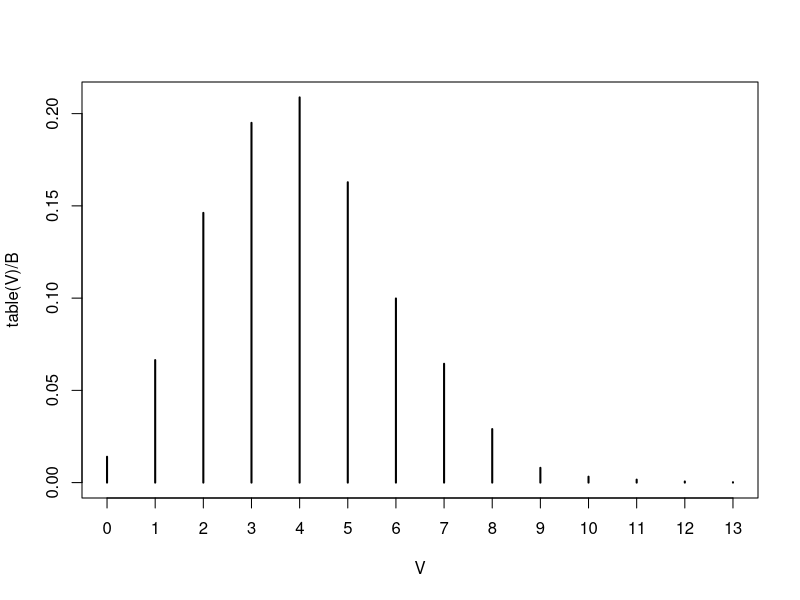
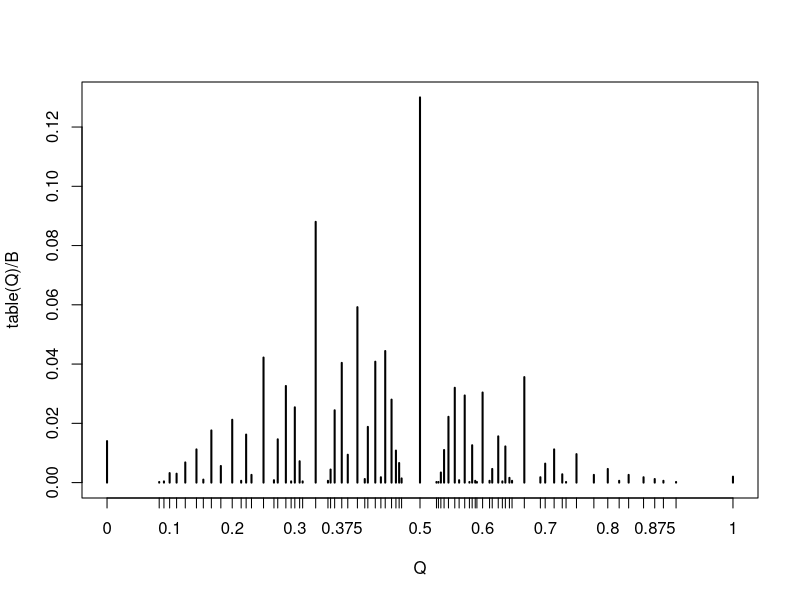
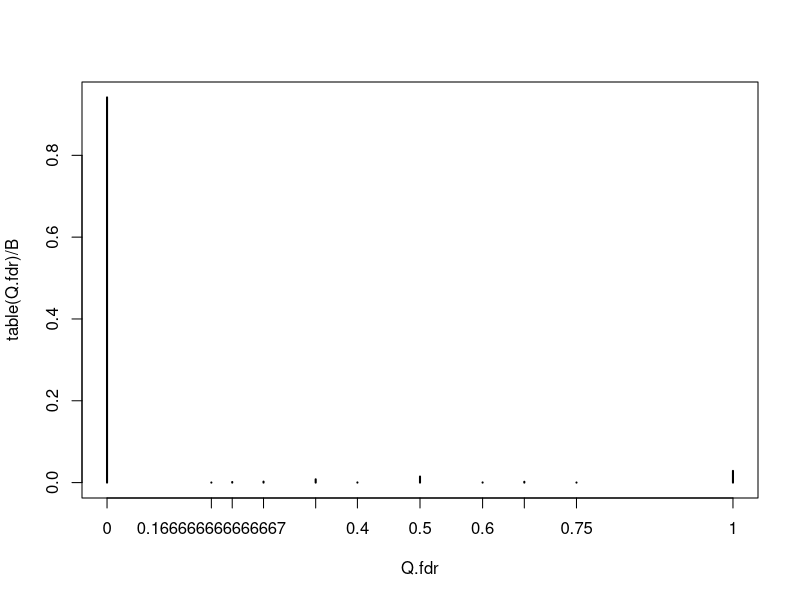

Generate these figures, in order, with R:
## ---- chunk 1
sim <- function(m, m0, c, rho, alpha=0.05) {
y <- rnorm(m)
if (rho > 0) y <- chol %*% y
y[(m0+1):m] <- y[(m0+1):m] + c
p <- pnorm(y, lower.tail=FALSE)
R <- sum(p <= alpha)
V <- sum( p[1:m0] <= alpha )
# FWER
p.fwer <- p.adjust(p,"holm")
R.fwer <- sum(p.fwer <= alpha)
V.fwer <- sum(p.fwer[1:m0] <= alpha)
# FDR
p.fdr <- p.adjust(p,"BH")
R.fdr <- sum(p.fdr <= alpha)
V.fdr <- sum(p.fdr[1:m0] <= alpha)
return(c(V, R, V.fwer,R.fwer, V.fdr, R.fdr ))
}
## ---- chunk 2
alpha = 0.05

m = 100
m0 = 80
c = 1

rho = 0
R = matrix(rho,ncol=m,nrow=m) + diag(rep(1-rho,m))
chol = t(chol(R))

# simulation
set.seed(123)
B = 5000
res <- replicate(B, sim(m=m, m0=m0, c=c, rho=rho))
V = res[1,]
R = res[2,]
V.fwer = res[3,]
R.fwer = res[4,]
V.fdr = res[5,]
R.fdr = res[6,]
## ---- chunk 3
# number of type I errors
plot(table(V)/B)
mean(V)

# FWER
mean(V>0)

# FDP
Q = V/pmax(1,R)
plot(table(Q)/B)

# FDR
mean(Q)
## ---- chunk 4
# FWER
mean(V.fwer>0)
## ---- chunk 5
# FDP
Q.fdr = V.fdr/pmax(1,R.fdr)
plot(table(Q.fdr)/B)

# FDR
mean(Q.fdr)
